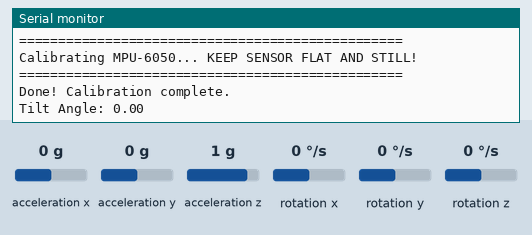
The program below on a simulated ESP32. Parts: the last lines printed to the serial monitor. Inputs (shaded band) come from the test bench; at power-on: acceleration x 0 g, acceleration y 0 g, acceleration z 1 g, rotation x 0 °/s, rotation y 0 °/s, rotation z 0 °/s. No MQTT or app messages arrive unless stated.

Above: at 7.7 s.
7.8 s: acceleration x set to -1.4 g
At 15.2 s:
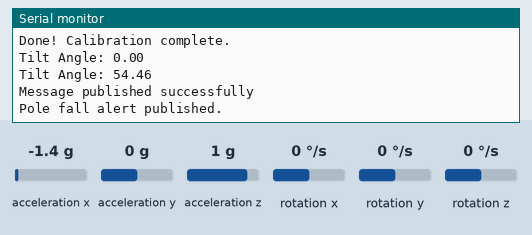
16.0 s: acceleration y set to -1.4 g
At 20.2 s:
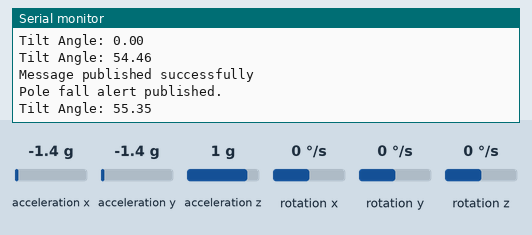
21.6 s: acceleration z set to -1.4 g
At 25.3 s:
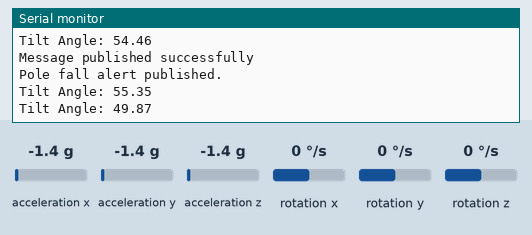
Timing chart, 0 to 26.8 s (numbered marks = the images above; inputs shaded):
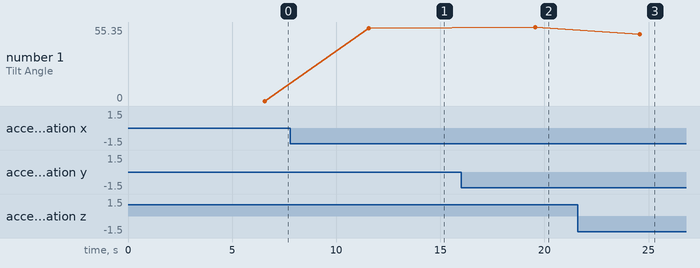

The program:

main.cpp
```cpp
#include <Arduino.h>
#include "sensors/mpu6050/mpu6050.h"
#include "MQTT/mqtt_service.h"
#include "sensors/mpu6050/mpu6050_config.h"
#include "WiFi/wifi_service.h"

WiFiService wifiService;
MQTTService mqttService;

bool alertSent = false;

const float TILT_THRESHOLD = 50.0;

void setup() {
    Serial.begin(115200);
    wifiService.WiFiBegin();
    delay(1000);

    mqttService.MQTTConnect();
    delay(1000);

    mpu6050_init();
}

void loop() {

  float angle = tilt_angle();

  Serial.print("Tilt Angle: ");
  Serial.println(angle);

  if (angle >= TILT_THRESHOLD && !alertSent) {

    delay(3000);

      // Confirm that the pole is still tilted
      angle = tilt_angle();

      if (angle >= TILT_THRESHOLD) {
        const char payload[] = MAP_URL;

          if (mqttService.MQTTPublish(payload)) {
            Serial.println("Pole fall alert published.");
            alertSent = true;
          }
      }
  }

  delay(5000);
}
```

Measured:
- after the input at 7.8 s, the serial monitor: prints a new line after 3.8 s (image 1)
- after the input at 16.0 s, the serial monitor: prints a new line after 3.6 s (image 2)
- after the input at 21.6 s, the serial monitor: prints a new line after 3.0 s (image 3)
- plotted number 1: 0 → 54.46 after the input at 7.8 s, 54.46 → 55.35 after the input at 16.0 s, 55.35 → 49.87 after the input at 21.6 s
